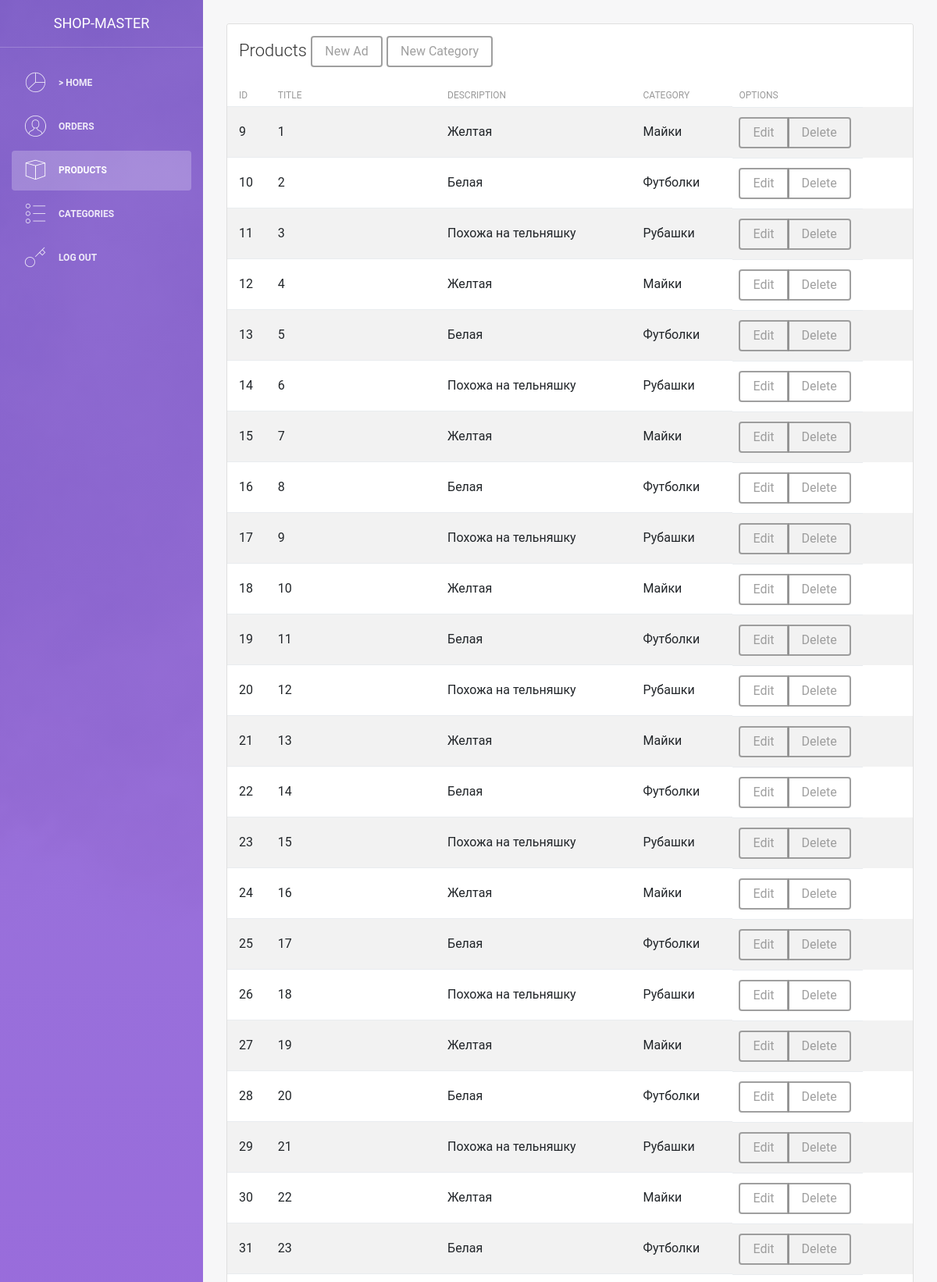
/admin/products.php (upper part), run on the app's committed database.
### tables this page shows
CREATE TABLE `products` (
  `id` int(11) NOT NULL,
  `title` varchar(255) NOT NULL,
  `description` text NOT NULL,
  `content` text NOT NULL,
  `category_id` int(11) NOT NULL,
  `image` varchar(255) NOT NULL,
  `cost` varchar(10) NOT NULL
);

CREATE TABLE `categories` (
  `id` int(11) NOT NULL,
  `title` varchar(255) NOT NULL
);

### admin/products.php (the view, shortened to what this page needs)
<?php
    include $_SERVER['DOCUMENT_ROOT'] ."/configs/db.php";
    include $_SERVER['DOCUMENT_ROOT'] ."/admin/parts/header.php";
 ?>
<div class="row">
    <div class="col-md-12">
        <div class="card strpied-tabled-with-hover">
            <div class="card-header ">
                <h4 class="card-title">
                Products
                <a href="modules/products/add.php" type="button" class="btn btn-secondary">New Ad</a>
                <a href="modules/products/add_category.php" type="button" class="btn btn-secondary">New Category</a>
            </h4>
            </div>
            <div class="card-body table-full-width table-responsive">
                <table class="table table-hover table-striped">
                    <thead>
                        <th>ID</th>
                        <th>Title</th>
                        <th>Description</th>
                        <th>Category</th>
                        <th>Options</th>
                    </thead>
                    <tbody>
                        <?php
                            $sql = "SELECT * FROM products";
                            $result = $connect->query($sql);
                            while($row = mysqli_fetch_assoc($result)) {
                                $sql2 = "SELECT `title` FROM `categories` WHERE id = " . $row["category_id"];
                                $result2 = $connect->query($sql2);
                                $row2 = mysqli_fetch_assoc($result2);
                                ?>
                                    <tr>
                                        <td><?php echo $row["id"]; ?></td>
                                        <td><?php echo $row["title"]; ?></td>
                                        <td><?php echo $row["description"]; ?></td>
                                        <td><?php echo $row2["title"]; ?></td>
                                        <td>
                                            <div class="btn-group" role="group" aria-label="Basic example">
                                              <a href="modules/products/edit.php?id=<?php echo $row["id"]; ?>" type="button" class="btn btn-secondary">Edit</a>
                                              <a href="modules/products/delete.php?id=<?php echo $row["id"]; ?>" type="button" class="btn btn-secondary">Delete</a>
                                            </div>
                                        </td>
                                    </tr>
                                <?php
                             }
                         ?>
                    </tbody>
                </table>
            </div>
        </div>
    </div>
</div>
<?php
    include "parts/footer.php";
 ?>

### data on the page
products: id "9", title "1", description "Желтая", category.title "Майки"
products: id "10", title "2", description "Белая", category.title "Футболки"
products: id "11", title "3", description "Похожа на тельняшку", category.title "Рубашки"
products: id "12", title "4", description "Желтая", category.title "Майки"
products: id "13", title "5", description "Белая", category.title "Футболки"
products: id "14", title "6", description "Похожа на тельняшку", category.title "Рубашки"
products: id "15", title "7", description "Желтая", category.title "Майки"
products: id "16", title "8", description "Белая", category.title "Футболки"
products: id "17", title "9", description "Похожа на тельняшку", category.title "Рубашки"
products: id "18", title "10", description "Желтая", category.title "Майки"
products: id "19", title "11", description "Белая", category.title "Футболки"
products: id "20", title "12", description "Похожа на тельняшку", category.title "Рубашки"
products: id "21", title "13", description "Желтая", category.title "Майки"
products: id "22", title "14", description "Белая", category.title "Футболки"
products: id "23", title "15", description "Похожа на тельняшку", category.title "Рубашки"
products: id "24", title "16", description "Желтая", category.title "Майки"
products: id "25", title "17", description "Белая", category.title "Футболки"
products: id "26", title "18", description "Похожа на тельняшку", category.title "Рубашки"
products: id "27", title "19", description "Желтая", category.title "Майки"
products: id "28", title "20", description "Белая", category.title "Футболки"
products: id "29", title "21", description "Похожа на тельняшку", category.title "Рубашки"
products: id "30", title "22", description "Желтая", category.title "Майки"
products: id "31", title "23", description "Белая", category.title "Футболки"
